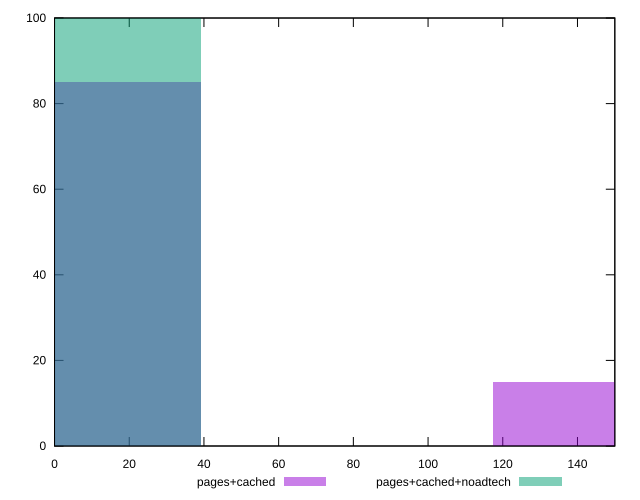

Source code (gnuplot):
reset

$pagesCached <<EOF
156.4545598826403 15
0 85
EOF

$pagesCachedNoadtech <<EOF
0 100
EOF

set key outside below
set boxwidth 78.22727994132015
set xrange [0:150]
set yrange [0:100]
set trange [0:100]
set style fill transparent solid 0.5 noborder
set terminal svg size 640, 500 enhanced background rgb 'white'
set output "report_00017_2021-02-10T15-08-03.406Z/unminified-css/comparison/histogram/1_vs_2.svg"

plot $pagesCached title "pages+cached" with boxes, \
     $pagesCachedNoadtech title "pages+cached+noadtech" with boxes

reset
